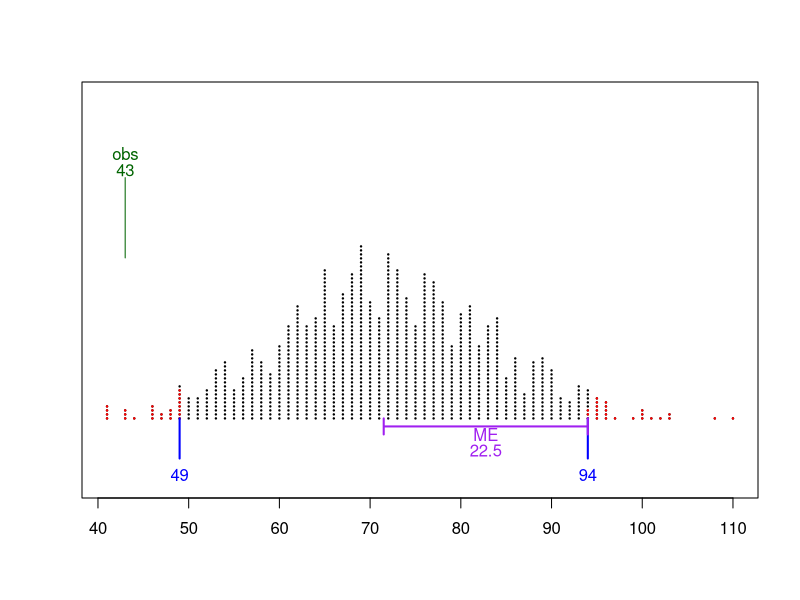

The R source for this figure:
## ---- chunk 1
# S-IC.A.2: Decide if a specified model is consistent with results from a given data-generating process, e.g., using simulation.

while(T){
  n = sample(6:15,1)
  countwrds = c("one","two","three","four","five","six","seven","eight","nine","ten","eleven",
                "twelve","thirteen","fourteen","fifteen")
  cn = countwrds[n]
  d = sample(c(4,6,8,10,12,20),1)
  sig = sqrt((d^2-1)/12)
  ME = 1.96*sig*sqrt(n)
  EV = (d+1)/2*n
  B1 = round(EV-ME)
  B2 = round(EV+ME)
  x = sample(1:d,n*10000,T)
  x = matrix(x,ncol=n)
  tots = sort(apply(x,1,sum))
  b1 = tots[251]
  b2 = tots[9750]
  me = round((b2-b1)/2,1)
  
  obs = sample(4:10,1)*sample(c(-1,1),1)+sample(c(b1,b2),1)
  isin = abs(obs-EV)<ME
  if(n!=d && !(n==10 && d==6) && B1>12 && obs>n && obs<n*d && me>9){break}
}



if(isin){
  act = "stay quiet."
  actsol = "10"
  aw = ""
} else {
  act = 'shout "guilty!"'
  actsol = "01"
  aw = "NOT"
}


b1opts = b1+sample(-3:0,1)*3+(0:3)*3
b1al = paste0("* ",b1opts,collapse="\n")
b1sol = paste0(1*(b1opts==b1),collapse="")

b2opts = b2+sample(-3:0,1)*3+(0:3)*3
b2al = paste0("* ",b2opts,collapse="\n")
b2sol = paste0(1*(b2opts==b2),collapse="")

meopts = me+sample(-3:0,1)*3+(0:3)*3
meal = paste0("* ",meopts,collapse="\n")
mesol = paste0(1*(meopts==me),collapse="")

## ---- chunk 2
x = sample(1:d,n*1000,T)
x = matrix(x,ncol=n)
tots = sort(apply(x,1,sum))
b1 = tots[26]
b2 = tots[975]
me = round((b2-b1)/2,1)
## ---- chunk 3
stripchart(tots,method="stack",offset=1,pch=19,cex=0.2,xlim=c(min(c(tots,obs)),max(c(tots,obs))),ylim=c(0.92,1.4),col="black")
stripchart(tots[1:25],method="stack",offset=1,pch=19,cex=0.2,col="red",add=T)
stripchart(tots[976:1000],method="stack",offset=1,pch=19,cex=0.2,col="red",add=T)
text(tots[26],0.93,tots[26],col="blue")
lines(c(tots[26],tots[26]),c(1.0,0.95),col="blue",lwd=2)
text(tots[975],0.93,tots[975],col="blue")
lines(c(tots[975],tots[975]),c(1.0,0.95),col="blue",lwd=2)
x1 = mean(c(b1,b2))
lines(c(x1,x1,x1,b2,b2,b2),c(-0.01,0.01,0,0,0.01,-0.01)+0.99,lwd=2,col="purple")
text(mean(c(x1,b2)),0.98,"ME",col="purple")
text(mean(c(x1,b2)),0.96,(b2-b1)/2,col="purple")
lines(c(obs,obs),c(1.2,1.3),col="darkgreen")
text(obs,1.31,obs,col="darkgreen")
text(obs,1.33,"obs",col="darkgreen")
